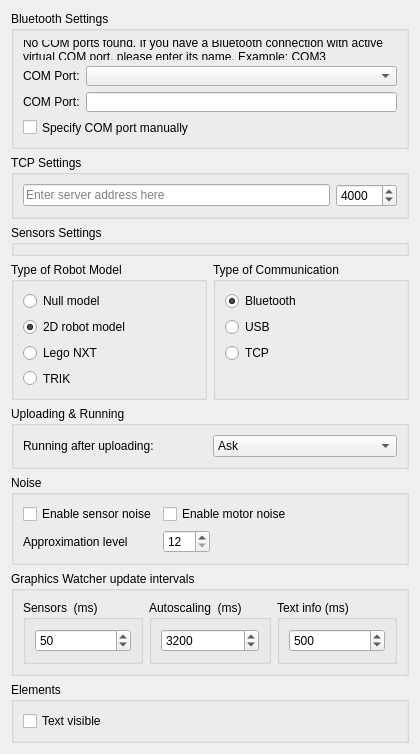
<?xml version="1.0" encoding="UTF-8"?>
<ui version="4.0">
 <class>PreferencesRobotSettingsPage</class>
 <widget class="QWidget" name="PreferencesRobotSettingsPage">
  <property name="geometry">
   <rect>
    <x>0</x>
    <y>0</y>
    <width>420</width>
    <height>693</height>
   </rect>
  </property>
  <layout class="QGridLayout" name="gridLayout">
   <item row="10" column="0" colspan="2">
    <spacer name="verticalSpacer_3">
     <property name="orientation">
      <enum>Qt::Vertical</enum>
     </property>
     <property name="sizeType">
      <enum>QSizePolicy::Expanding</enum>
     </property>
     <property name="sizeHint" stdset="0">
      <size>
       <width>20</width>
       <height>40</height>
      </size>
     </property>
    </spacer>
   </item>
   <item row="10" column="0" colspan="2">
    <spacer name="verticalSpacer">
     <property name="orientation">
      <enum>Qt::Vertical</enum>
     </property>
     <property name="sizeHint" stdset="0">
      <size>
       <width>20</width>
       <height>40</height>
      </size>
     </property>
    </spacer>
   </item>
   <item row="0" column="0" colspan="2">
    <widget class="QGroupBox" name="bluetoothSettingsGroupBox">
     <property name="title">
      <string>Bluetooth Settings</string>
     </property>
     <layout class="QGridLayout" name="gridLayout_3">
      <item row="1" column="0">
       <widget class="QLabel" name="comPortLabel">
        <property name="text">
         <string>COM Port:</string>
        </property>
       </widget>
      </item>
      <item row="1" column="1">
       <widget class="QComboBox" name="comPortComboBox"/>
      </item>
      <item row="2" column="0">
       <widget class="QLabel" name="directInputComPortLabel">
        <property name="text">
         <string>COM Port:</string>
        </property>
       </widget>
      </item>
      <item row="2" column="1">
       <widget class="QLineEdit" name="directInputComPortLineEdit"/>
      </item>
      <item row="0" column="0" colspan="2">
       <widget class="QLabel" name="noComPortsFoundLabel">
        <property name="text">
         <string>No COM ports found. If you have a Bluetooth connection with active virtual COM port, please enter its name. Example: COM3</string>
        </property>
        <property name="wordWrap">
         <bool>true</bool>
        </property>
       </widget>
      </item>
      <item row="3" column="0" colspan="2">
       <widget class="QCheckBox" name="manualComPortCheckbox">
        <property name="text">
         <string>Specify COM port manually</string>
        </property>
       </widget>
      </item>
     </layout>
    </widget>
   </item>
   <item row="3" column="1">
    <widget class="QGroupBox" name="communicationTypeGroupBox">
     <property name="title">
      <string>Type of Communication</string>
     </property>
     <layout class="QFormLayout" name="formLayout_6">
      <property name="fieldGrowthPolicy">
       <enum>QFormLayout::AllNonFixedFieldsGrow</enum>
      </property>
      <item row="0" column="0">
       <widget class="QRadioButton" name="bluetoothRadioButton">
        <property name="text">
         <string>Bluetooth</string>
        </property>
        <property name="checked">
         <bool>true</bool>
        </property>
       </widget>
      </item>
      <item row="1" column="0">
       <widget class="QRadioButton" name="usbRadioButton">
        <property name="text">
         <string>USB</string>
        </property>
       </widget>
      </item>
      <item row="2" column="0">
       <widget class="QRadioButton" name="tcpRadioButton">
        <property name="text">
         <string>TCP</string>
        </property>
       </widget>
      </item>
     </layout>
    </widget>
   </item>
   <item row="3" column="0">
    <widget class="QGroupBox" name="robotModelGroupBox">
     <property name="title">
      <string>Type of Robot Model</string>
     </property>
     <layout class="QVBoxLayout" name="verticalLayout_2">
      <item>
       <widget class="QRadioButton" name="nullModelRadioButton">
        <property name="text">
         <string>Null model</string>
        </property>
       </widget>
      </item>
      <item>
       <widget class="QRadioButton" name="d2ModelRadioButton">
        <property name="text">
         <string>2D robot model</string>
        </property>
        <property name="checked">
         <bool>true</bool>
        </property>
       </widget>
      </item>
      <item>
       <widget class="QRadioButton" name="nxtModelRadioButton">
        <property name="text">
         <string>Lego NXT</string>
        </property>
        <property name="checked">
         <bool>false</bool>
        </property>
       </widget>
      </item>
      <item>
       <widget class="QRadioButton" name="trikModelRadioButton">
        <property name="text">
         <string>TRIK</string>
        </property>
        <property name="checked">
         <bool>false</bool>
        </property>
       </widget>
      </item>
     </layout>
    </widget>
   </item>
   <item row="7" column="0" colspan="2">
    <widget class="QGroupBox" name="graphicsWatcherBox">
     <property name="title">
      <string>Graphics Watcher update intervals</string>
     </property>
     <layout class="QHBoxLayout" name="horizontalLayout1">
      <item>
       <widget class="QGroupBox" name="sensorUpdateBox">
        <property name="title">
         <string>Sensors  (ms)</string>
        </property>
        <layout class="QHBoxLayout" name="horizontalLayout_2">
         <item>
          <widget class="QSpinBox" name="sensorUpdateSpinBox">
           <property name="minimum">
            <number>10</number>
           </property>
           <property name="maximum">
            <number>120000</number>
           </property>
           <property name="value">
            <number>50</number>
           </property>
          </widget>
         </item>
        </layout>
       </widget>
      </item>
      <item>
       <widget class="QGroupBox" name="autoScalingBox">
        <property name="title">
         <string>Autoscaling  (ms)</string>
        </property>
        <layout class="QHBoxLayout" name="horizontalLayout_3">
         <item>
          <widget class="QSpinBox" name="autoScalingSpinBox">
           <property name="minimum">
            <number>50</number>
           </property>
           <property name="maximum">
            <number>120000</number>
           </property>
           <property name="value">
            <number>3200</number>
           </property>
          </widget>
         </item>
        </layout>
       </widget>
      </item>
      <item>
       <widget class="QGroupBox" name="textUpdateBox">
        <property name="title">
         <string>Text info (ms)</string>
        </property>
        <layout class="QHBoxLayout" name="horizontalLayout_4">
         <item>
          <widget class="QSpinBox" name="textUpdaterSpinBox">
           <property name="minimum">
            <number>20</number>
           </property>
           <property name="maximum">
            <number>120000</number>
           </property>
           <property name="value">
            <number>500</number>
           </property>
          </widget>
         </item>
        </layout>
       </widget>
      </item>
     </layout>
    </widget>
   </item>
   <item row="8" column="0" colspan="2">
    <widget class="QGroupBox" name="elementsGroupBox">
     <property name="title">
      <string>Elements</string>
     </property>
     <layout class="QVBoxLayout" name="verticalLayout">
      <item>
       <widget class="QCheckBox" name="textVisibleCheckBox">
        <property name="text">
         <string>Text visible</string>
        </property>
       </widget>
      </item>
     </layout>
    </widget>
   </item>
   <item row="1" column="0" colspan="2">
    <widget class="QGroupBox" name="tcpSettingsGroupBox">
     <property name="title">
      <string>TCP Settings</string>
     </property>
     <layout class="QHBoxLayout" name="horizontalLayout_5">
      <item>
       <widget class="QLineEdit" name="tcpServerLineEdit">
        <property name="placeholderText">
         <string>Enter server address here</string>
        </property>
       </widget>
      </item>
      <item>
       <widget class="QSpinBox" name="tcpPortSpinBox">
        <property name="sizePolicy">
         <sizepolicy hsizetype="Minimum" vsizetype="Fixed">
          <horstretch>0</horstretch>
          <verstretch>0</verstretch>
         </sizepolicy>
        </property>
        <property name="minimumSize">
         <size>
          <width>60</width>
          <height>0</height>
         </size>
        </property>
        <property name="accelerated">
         <bool>true</bool>
        </property>
        <property name="maximum">
         <number>65535</number>
        </property>
        <property name="value">
         <number>4000</number>
        </property>
       </widget>
      </item>
     </layout>
    </widget>
   </item>
   <item row="5" column="0" colspan="2">
    <widget class="QGroupBox" name="noiseSensorsGroupBox">
     <property name="title">
      <string>Noise</string>
     </property>
     <layout class="QFormLayout" name="formLayout">
      <property name="fieldGrowthPolicy">
       <enum>QFormLayout::AllNonFixedFieldsGrow</enum>
      </property>
      <property name="leftMargin">
       <number>9</number>
      </property>
      <property name="topMargin">
       <number>9</number>
      </property>
      <property name="rightMargin">
       <number>9</number>
      </property>
      <property name="bottomMargin">
       <number>9</number>
      </property>
      <item row="0" column="0">
       <widget class="QCheckBox" name="enableSensorNoiseCheckBox">
        <property name="text">
         <string>Enable sensor noise</string>
        </property>
       </widget>
      </item>
      <item row="4" column="0">
       <widget class="QLabel" name="approximationLabel">
        <property name="text">
         <string>Approximation level</string>
        </property>
       </widget>
      </item>
      <item row="4" column="1">
       <widget class="QSpinBox" name="approximationLevelSpinBox">
        <property name="sizePolicy">
         <sizepolicy hsizetype="Fixed" vsizetype="Fixed">
          <horstretch>0</horstretch>
          <verstretch>0</verstretch>
         </sizepolicy>
        </property>
        <property name="minimum">
         <number>12</number>
        </property>
        <property name="maximum">
         <number>100</number>
        </property>
        <property name="singleStep">
         <number>4</number>
        </property>
       </widget>
      </item>
      <item row="0" column="1">
       <widget class="QCheckBox" name="enableMotorNoiseCheckBox">
        <property name="text">
         <string>Enable motor noise</string>
        </property>
       </widget>
      </item>
     </layout>
    </widget>
   </item>
   <item row="2" column="0" colspan="2">
    <widget class="QGroupBox" name="sensorsSettingsGroupBox">
     <property name="title">
      <string>Sensors Settings</string>
     </property>
    </widget>
   </item>
   <item row="4" column="0" colspan="2">
    <widget class="QGroupBox" name="uploadingRunningGroupBox">
     <property name="title">
      <string>Uploading &amp;&amp; Running</string>
     </property>
     <layout class="QGridLayout" name="gridLayout_2">
      <item row="1" column="0">
       <widget class="QLabel" name="askRunningLabel">
        <property name="text">
         <string>Running after uploading:</string>
        </property>
       </widget>
      </item>
      <item row="1" column="1">
       <widget class="QComboBox" name="runningAfterUploadingComboBox">
        <item>
         <property name="text">
          <string>Ask</string>
         </property>
        </item>
        <item>
         <property name="text">
          <string>Always run</string>
         </property>
        </item>
        <item>
         <property name="text">
          <string>Never run</string>
         </property>
        </item>
       </widget>
      </item>
     </layout>
    </widget>
   </item>
  </layout>
 </widget>
 <resources/>
 <connections/>
</ui>
